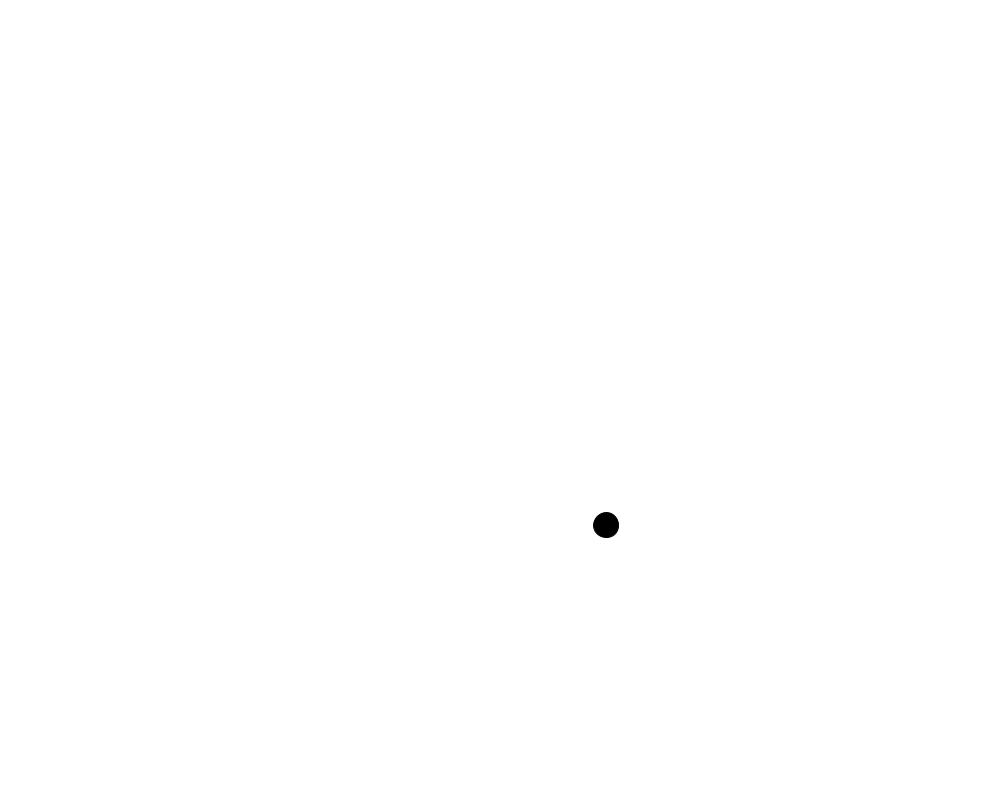
Frame 1 (no input)
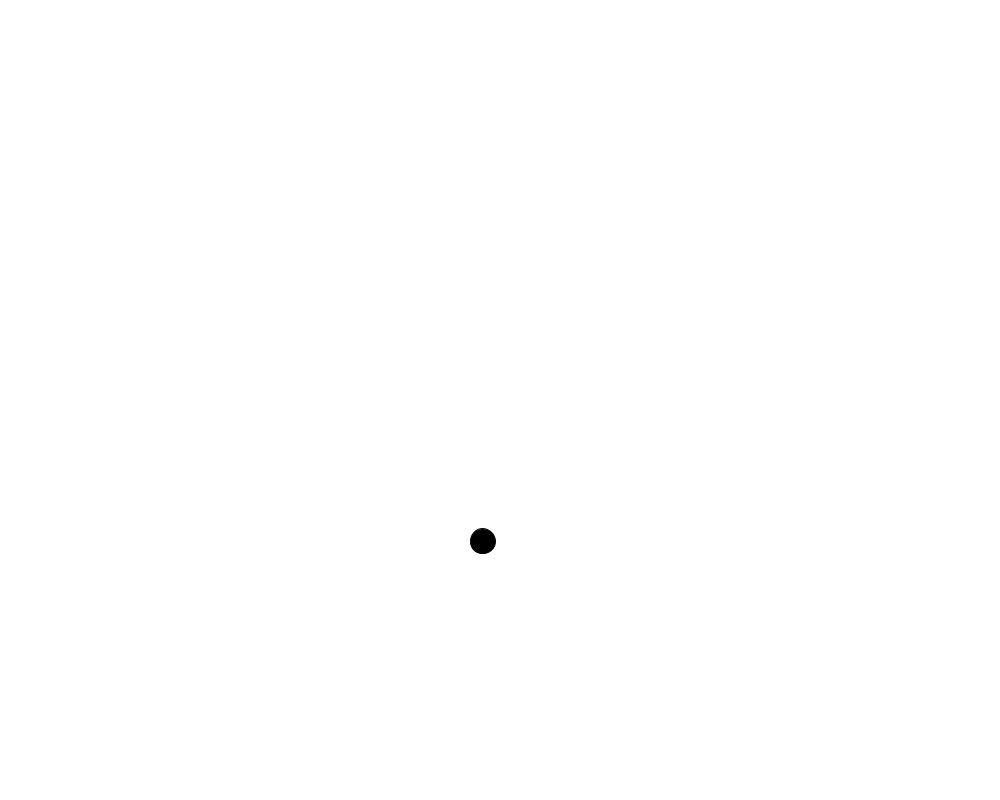
Frame 60 (the mouse pressed at the canvas centre just before this capture)
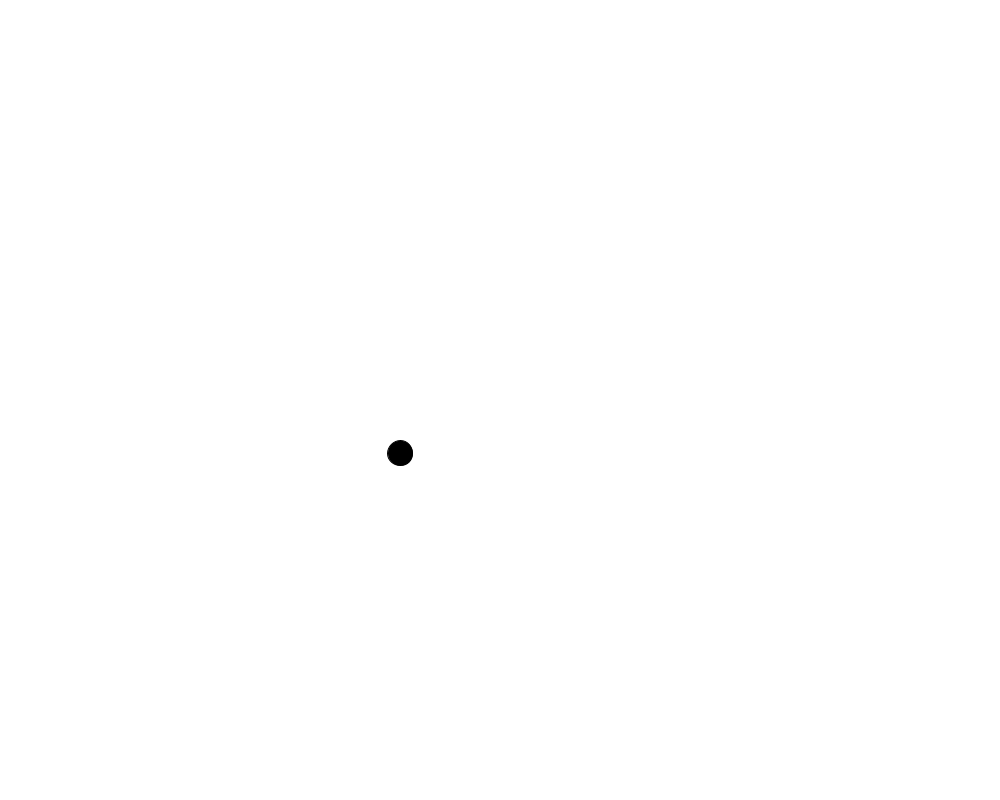
Frame 120 (the mouse held since frame 60 and released just before this capture)

The Processing sketch that drew these frames (run headless with seeded random() and noise(); from frame 60 on, the mouse is pressed at the canvas centre):

// Processing sketch: Perlin_Walker
// ── Perlin_Walker.pde
Walker walker;

void setup()
{
   size(1000,800);
   walker = new Walker(); 
}

void draw()
{
  walker.step();
  walker.display();
}
// ── Walker.pde
class Walker
{
  float tx;
  float ty;
  float x;
  float y;
  Walker()
  {
    tx = 0;
    ty = 10000;
  }
  
  void display()
  {
    background(255);
    fill(0);
    ellipse(x,y,25,25);
  }
  
  void step()
  {
    x = noise(tx);
    y = noise(ty);
    x = map(x,0,1,0,width);
    y = map(y,0,1,0,height);
    tx+=random(0.01);
    ty+=random(0.01);
  }
}
